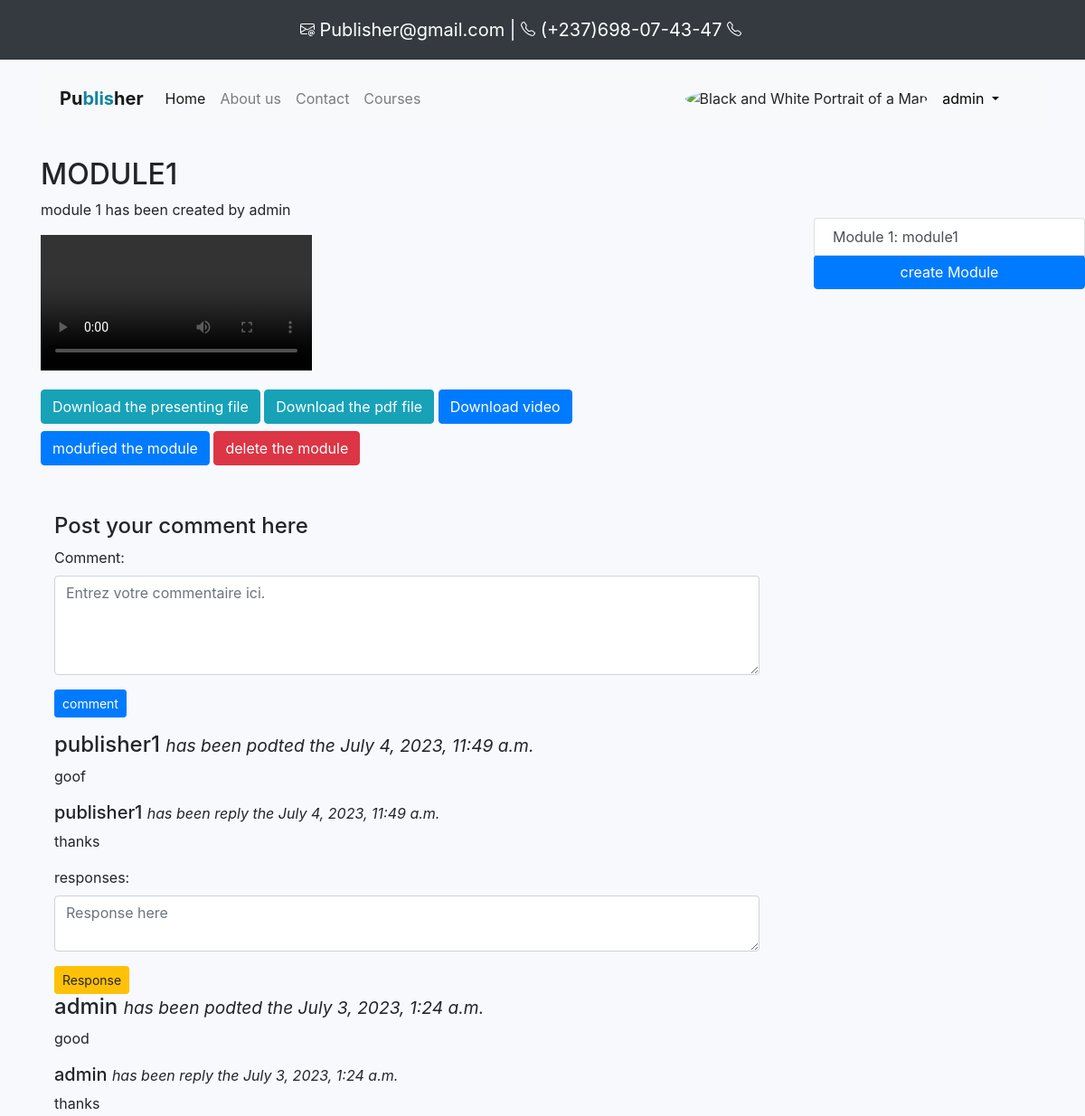
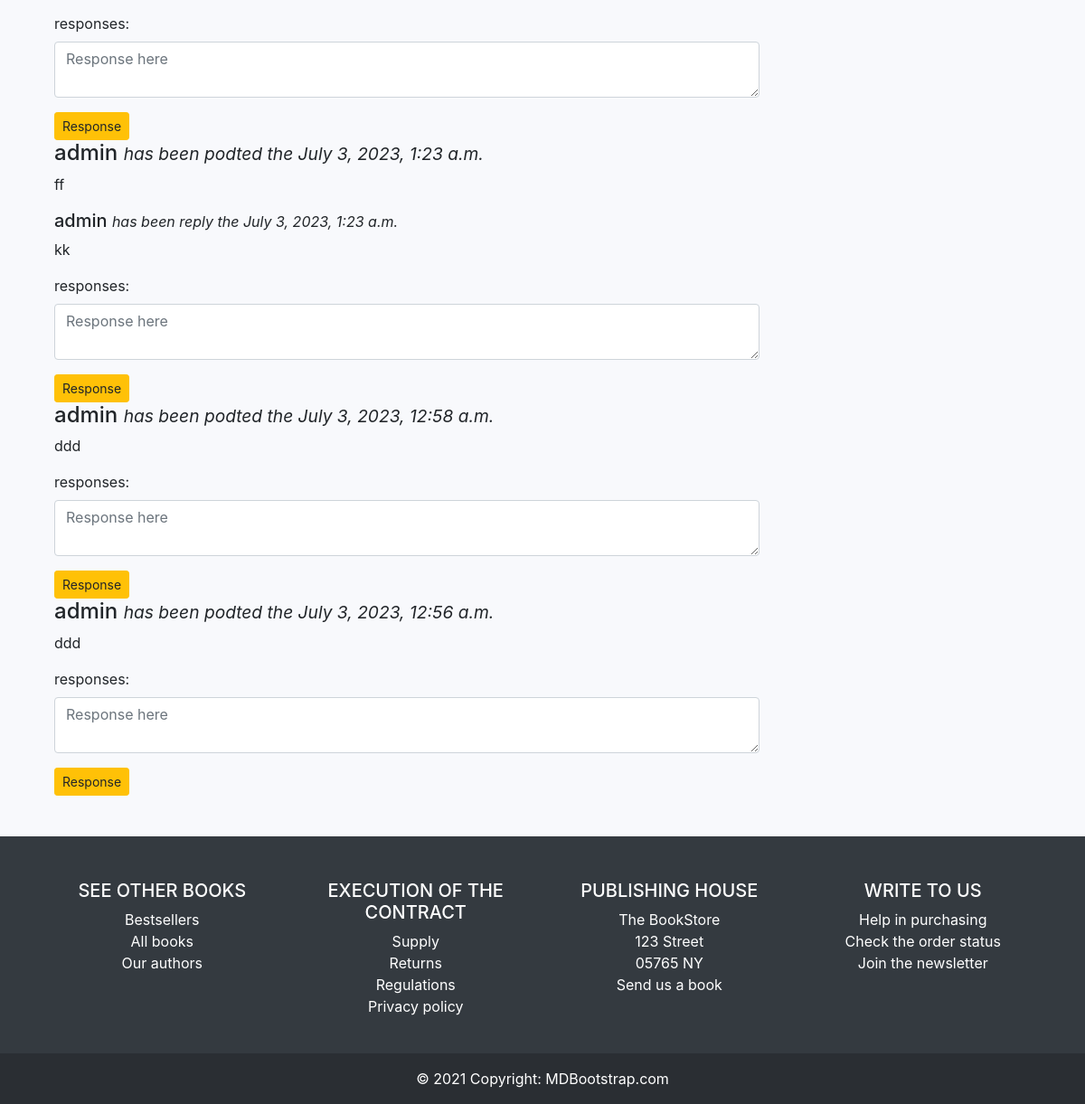
The app's page /course/s1/c1/module1 (signed in) with its own data (2 pictures, top to bottom).
### courses/models.py (models this page shows, shortened)
class Module(models.Model):
    module_id = models.CharField(unique=True, max_length=40)
    subject =  models.ForeignKey(Subject, on_delete= models.CASCADE)
    owner = models.ForeignKey(User, on_delete=models.CASCADE)    #qui a creer ce module/cours
    course = models.ForeignKey(Course, on_delete= models.CASCADE, related_name='module' ) # related_name pck veut delete entre la table module et course
    name = models.CharField(max_length= 100)
    slug = models.SlugField(max_length=200, unique=True, blank=True)
    position = models.PositiveSmallIntegerField(verbose_name= 'chapitre_no') # verbose name(cmt appele ce champ)
    video = models.FileField(upload_to=rename_video, null=True, blank=True, verbose_name="video course")
    present_file = models.FileField(upload_to=rename_present_file, null=True, blank=True, verbose_name="presenting file")
    pdf_course = models.FileField(upload_to=rename_file, null=True, blank=True)
    created = models.DateTimeField(auto_now_add=True, blank=True, null=True)
    class Meta:
        ordering = ['position']

class Course(models.Model):
    owner = models.ForeignKey(User, related_name='courses_created', on_delete=models.CASCADE)
    subject = models.ForeignKey(Subject, on_delete=models.CASCADE, related_name='course')
    course_id = models.CharField(unique=True, max_length= 40)
    name = models.CharField(max_length=100)
    slug = models.SlugField(max_length=200, unique=True)
    image = models.ImageField(upload_to=rename_image_course, blank= True)
    description = models.TextField(max_length=500 )
    created = models.DateTimeField(auto_now_add=True)
    def __str__(self):
        return self.name

class Comment(models.Model):
    name_module = models.ForeignKey(Module, null=True, on_delete=models.CASCADE,related_name='comments')
    name_com =models.CharField(max_length=100, blank=True)
    owner =models.ForeignKey(User, on_delete = models.CASCADE)
    body = models.TextField(max_length=500)
    created =models.DateTimeField(auto_now_add=True)
    class  Meta:
        ordering = ['-created']

class  Response(models.Model):
    name_com = models.ForeignKey(Comment, on_delete= models.CASCADE, related_name='responses')
    body = models.TextField(max_length=500)
    owner = models.ForeignKey(User, on_delete=models.CASCADE)
    created = models.DateTimeField(auto_now_add=True)

### courses/views.py (the view, shortened to what this page needs)
# urls.py: path('<str:subject>/<str:course>/<slug:slug>',ModuleListViewDetail.as_view(), name="modulelistdetail"),
class ModuleListViewDetail(DetailView, FormView):
    context_object_name = 'module'
    model = Module
    template_name = 'courses/module_detail.html'
    form_class = ComForm
    second_form_class = RepForm
    def get_context_data(self, **kwargs):
        context = super(ModuleListViewDetail, self).get_context_data(**kwargs)
        if 'form' not in context :  #si le form est dans le context
            context['form'] =self.form_class()
        if 'form2' not in context:
            context['form2'] = self.second_form_class()
        return context

### courses/forms.py
class ComForm(forms.ModelForm):
    class Meta:
        model = Comment
        fields = {'body'}
        labels = {'body': 'Comment'}
        widgets = {
            'body':forms.Textarea(attrs={
                'class': 'form-control',
                'rows':4,
                'cols':70,
                'placeholder':'Entrez votre commentaire ici.'
            })
        }

class RepForm(forms.ModelForm):
    class Meta:
        model = Response
        fields = {'body',}
        labels = {'body': 'responses'}
        widgets = {
            'body':forms.Textarea(attrs={
                'class': 'form-control',
                'rows':2,
                'cols':10,
                'placeholder':'Response here'
            })
        }

### courses/models.py (called while the page is built)
    def __str__(self):
        return self.name

### courses/templates/courses/module_detail.html (shortened to what this page needs)
{%extends 'bases.html'%}
{%load static%}
{%block content%}
    <div style="float: right; width: 25%; margin-top: 83px;" >
        {%for mod in module.course.module.all %}
            <a href="{% url 'courses:modulelistdetail' slug=mod.slug course=mod.course subject=mod.subject %}" class="list-group-item list-group-item-action py-2 ripple" aria-current="true">
                <span>Module {{mod.position}}: {{mod.name}}</span>
            </a>
        {%endfor%}
        {%if user.is_superuser%}
            <button type="button" class="btn btn-primary mb-3" style="width: 100%;">
                <a  class="fas fa-tachometer-alt fa-fw me-3" href="{% url 'courses:modulecreate' subject=module.subject slug=module.course %}"style="text-decoration: none;color: white;">create Module</a>
            </button>
        {% endif %}
    </div>
  <main style="  width: 70%; margin-left: 30px;">
    <div class="container-fluid pt-3">
        <h2 style="text-transform: uppercase;">{{module.name}}</h2>
        <p>module {{module.position}} has been created by {{module.course.owner}} </p>
        {%if module.video%}
            <video  class="img-fluid" autoplay loop controls>
                <source src="{{module.video.url}}" >
            </video>
        {%endif%}
        <div style="margin-top: 15px; margin-bottom: 30px;">
            {%if module.present_file%}
                <button type="button" class="btn btn-info mb-2" >
                    <a href="{{ module.present_file.url }}" class="button" style="text-decoration: none; color: white;">Download the presenting file</a>
                </button>
            {%endif%}
            {%if module.pdf_course%}
                <button type="button" class="btn btn-info mb-2">
                    <a href="{{ module.pdf_course.url }}" class="button" style="text-decoration: none; color: white;">Download the pdf file</a>
                </button>
            {%endif%}
            {%if module.video%}
                <button type="button" class="btn btn-primary mb-2">
                    <a href="{{ module.video.url }}" class="button" style="text-decoration: none; color: white;">Download video</a>
                </button>
                <br>
            {%endif%}
            {% if user.is_superuser%}
                <button type="button" class="btn btn-primary mb-2">
                    <a href="{% url 'courses:moduleupdate' subject=module.subject.slug course=module.course.slug slug=module.slug %}" style="text-decoration: none; color: white;">modufied the module</a>
                </button>
                <button type="button" class="btn btn-danger mb-2">
                    <a href="{% url 'courses:moduledelete' subject=module.subject.slug course=module.course.slug slug=module.slug %}" style="text-decoration: none; color: white;">delete the module</a></a>
                </button>
            {%endif%}
        </div>
        <div style="margin-bottom: 30px; padding: 15px;">
            <h4>Post your comment here</h4>
            <form method="post">
                <div class="form-group">
                    {{form.as_p}}
                    <input type="submit" name="form" value="comment" class="btn btn-primary btn-sm">
                </div>
            </form>
            {% for comment in module.comments.all %}
                <h4>
                    {{comment.owner}}
                    <small>
                        <i> has been podted the {{comment.created}}</i>
                    </small>
                </h4>
                <p>{{comment.body}}</p>
                {%for resp in comment.responses.all%}
                    <h5>
                        {{resp.owner}}
                        <small>
                            <i> has been reply the {{resp.created}}</i>
                        </small>
                    </h5>
                    <p>{{resp.body}}</p>
                {%endfor%}
                <form method="post">
                    {{form2.as_p}}
                    <input type="submit" name="form2" value="Response" class="btn btn-warning btn-sm">
                </form>
            {%endfor%}
        </div>
    </div>
  </main>
{%endblock%}

### students/templates/bases.html (shortened to what this page needs)
{%load static%}
<!DOCTYPE html>
<html lang="en">
<head>
    <link rel="stylesheet" href="https://cdn.jsdelivr.net/npm/bootstrap@4.0.0/dist/css/bootstrap.min.css">
    <link rel="stylesheet" href="{% static 'css2.css' %}">
</head>
<body>
  <header>
    <nav class="navbar navbar-dark bg-dark">
      <div class="container-fluid">
          <a class="navbar-brand" href="#">
            <div class="navbar-brand">
               Publisher@gmail.com |
               (+237)698-07-43-47
            </div>
          </a>
          <li class="navbar-brand">
          </li>
      </div>
    </nav>
  </header>
  <div class="container">
        <div class="row">
            <div class="col-md-12" >
                <nav class="navbar navbar-expand-lg  bg-primary alert  navbar-light bg-light" style="background-color: rgb(52, 52, 67); margin-top: 10px;">
                    <div class="collapse navbar-collapse" id="navbarNav">
                      <a class="navbar-brand" href="{%url 'welcome'%}" style="font-weight: bold; font-size: 20px;">
                        Pu<span style="color: rgb(18, 133, 161);">blis</span>her
                      </a>
                      <ul class="navbar-nav">
                        <li class="nav-item active">
                          <a class="nav-link" href="{%url 'welcome'%}">Home <span class="sr-only">(current)</span></a>
                        </li>
                        <li class="nav-item">
                          <a class="nav-link" href="#">About us</a>
                        </li>
                        <li class="nav-item">
                          <a class="nav-link" href="#">Contact</a>
                        </li>
                        <li class="nav-item">
                         <a class="nav-link" href="{% url 'courses:subjectlist' %}">Courses</a>
                        </li>
                      </ul>
                    </div>
                    <div class="d-flex align-items-center">
                      {%if request.user.is_authenticated%}
                          <img
                          src="https://mdbcdn.b-cdn.net/img/new/avatars/2.webp"
                          class="rounded-circle"
                          height="25"
                          alt="Black and White Portrait of a Man"
                          loading="lazy"
                        />
                        <div class="dropdown" style="margin-right: 13px;">
                          <a class="nav-link dropdown-toggle" href="#" role="button" id="deroulanta" data-toggle="dropdown" aria-haspopup="true" aria-expanded="false" style="text-decoration: none; color: black;">{{request.user.username}} </a>
                        </div>
                      {%endif%}
                    </div>
                </nav>
            </div>
        </div>
    </div>
    {% block content %}
    {% endblock %}
</body>
<footer class="bg-dark text-center text-lg-start text-white" style="">
  <div class="container p-4">
    <div class="row mt-4">
      <div class="col-lg-3 col-md-6 mb-4 mb-md-0">
        <h5 class="text-uppercase">See other books</h5>
        <ul class="list-unstyled mb-0">
          <li>
            <a href="#!" class="text-white">Bestsellers</a>
          </li>
          <li>
            <a href="#!" class="text-white">All books</a>
          </li>
          <li>
            <a href="#!" class="text-white">Our authors</a>
          </li>
        </ul>
      </div>
      <div class="col-lg-3 col-md-6 mb-4 mb-md-0">
        <h5 class="text-uppercase">Execution of the contract</h5>
        <ul class="list-unstyled">
          <li>
            <a href="#!" class="text-white">Supply</a>
          </li>
          <li>
            <a href="#!" class="text-white">Returns</a>
          </li>
          <li>
            <a href="#!" class="text-white">Regulations</a>
          </li>
          <li>
            <a href="#!" class="text-white">Privacy policy</a>
          </li>
        </ul>
      </div>
      <div class="col-lg-3 col-md-6 mb-4 mb-md-0">
        <h5 class="text-uppercase">Publishing house</h5>
        <ul class="list-unstyled">
          <li>
            <a href="#!" class="text-white">The BookStore</a>
          </li>
          <li>
            <a href="#!" class="text-white">123 Street</a>
          </li>
          <li>
            <a href="#!" class="text-white">05765 NY</a>
          </li>
          <li>
            <a href="#!" class="text-white">Send us a book</a>
          </li>
        </ul>
      </div>
      <div class="col-lg-3 col-md-6 mb-4 mb-md-0">
        <h5 class="text-uppercase">Write to us</h5>
        <ul class="list-unstyled">
          <li>
            <a href="#!" class="text-white">Help in purchasing</a>
          </li>
          <li>
            <a href="#!" class="text-white">Check the order status</a>
          </li>
          <li>
            <a href="#!" class="text-white">Join the newsletter</a>
          </li>
        </ul>
      </div>
    </div>
  </div>
  <div class="text-center p-3" style="background-color: rgba(0, 0, 0, 0.2)">
    © 2021 Copyright:
    <a class="text-white" href="https://mdbootstrap.com/">MDBootstrap.com</a>
  </div>
</footer>
</html>

### students/static/css2.css (style rules this page uses)
body { background-color: rgb(248, 249, 252); }

### records on screen
Module: position "1", name "module1", name "MODULE1", course.owner "admin"
Comment: owner "publisher1", created "July 4, 2023, 11:49 a.m.", body "goof"
Response: owner "publisher1", created "July 4, 2023, 11:49 a.m.", body "thanks"
Comment: owner "admin", created "July 3, 2023, 1:24 a.m.", body "good"
Response: owner "admin", created "July 3, 2023, 1:24 a.m.", body "thanks"
Comment: owner "admin", created "July 3, 2023, 1:23 a.m.", body "ff"
Response: owner "admin", created "July 3, 2023, 1:23 a.m.", body "kk"
Comment: owner "admin", created "July 3, 2023, 12:58 a.m.", body "ddd"
Comment: owner "admin", created "July 3, 2023, 12:56 a.m.", body "ddd"

### other values on screen
{{ request.user.username }} "admin"
